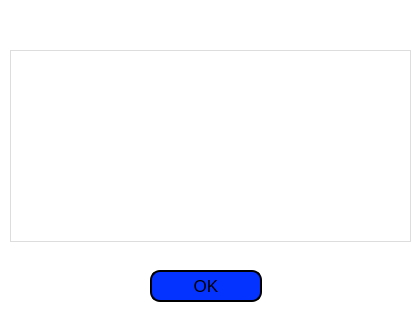
<?xml version="1.0" encoding="UTF-8"?>
<ui version="4.0">
 <class>likedpages</class>
 <widget class="QDialog" name="likedpages">
  <property name="geometry">
   <rect>
    <x>0</x>
    <y>0</y>
    <width>418</width>
    <height>311</height>
   </rect>
  </property>
  <property name="windowTitle">
   <string>Dialog</string>
  </property>
  <property name="styleSheet">
   <string notr="true">background-color: rgba(255, 255, 255, 195);</string>
  </property>
  <widget class="QListWidget" name="listWidget">
   <property name="geometry">
    <rect>
     <x>10</x>
     <y>50</y>
     <width>401</width>
     <height>192</height>
    </rect>
   </property>
   <property name="font">
    <font>
     <pointsize>12</pointsize>
    </font>
   </property>
   <property name="styleSheet">
    <string notr="true">background-color: rgba(255, 255, 255, 148);</string>
   </property>
  </widget>
  <widget class="QPushButton" name="ok">
   <property name="geometry">
    <rect>
     <x>150</x>
     <y>270</y>
     <width>112</width>
     <height>32</height>
    </rect>
   </property>
   <property name="font">
    <font>
     <family>.AppleSystemUIFont</family>
     <pointsize>13</pointsize>
     <weight>50</weight>
     <italic>false</italic>
     <bold>false</bold>
    </font>
   </property>
   <property name="styleSheet">
    <string notr="true">background-color: rgb(4, 51, 255);
font: 13pt &quot;.AppleSystemUIFont&quot;;
border: 2px solid;
Border-radius: 10px;</string>
   </property>
   <property name="text">
    <string>OK</string>
   </property>
  </widget>
 </widget>
 <resources/>
 <connections/>
</ui>
